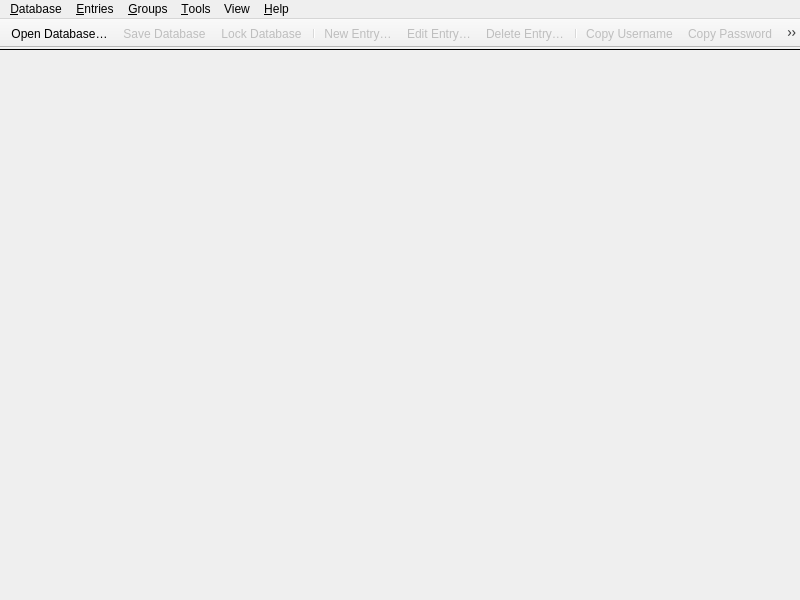
<?xml version="1.0" encoding="UTF-8"?>
<ui version="4.0">
 <class>MainWindow</class>
 <widget class="QMainWindow" name="MainWindow">
  <property name="enabled">
   <bool>true</bool>
  </property>
  <property name="geometry">
   <rect>
    <x>0</x>
    <y>0</y>
    <width>800</width>
    <height>600</height>
   </rect>
  </property>
  <property name="minimumSize">
   <size>
    <width>800</width>
    <height>500</height>
   </size>
  </property>
  <property name="windowTitle">
   <string notr="true">KeePassXC</string>
  </property>
  <widget class="QWidget" name="centralwidget">
   <property name="enabled">
    <bool>true</bool>
   </property>
   <layout class="QVBoxLayout" name="verticalLayout">
    <property name="spacing">
     <number>0</number>
    </property>
    <property name="leftMargin">
     <number>0</number>
    </property>
    <property name="topMargin">
     <number>0</number>
    </property>
    <property name="rightMargin">
     <number>0</number>
    </property>
    <property name="bottomMargin">
     <number>0</number>
    </property>
    <item>
     <widget class="MessageWidget" name="globalMessageWidget" native="true">
      <property name="sizePolicy">
       <sizepolicy hsizetype="Preferred" vsizetype="Preferred">
        <horstretch>0</horstretch>
        <verstretch>0</verstretch>
       </sizepolicy>
      </property>
     </widget>
    </item>
    <item>
     <widget class="Line" name="toolbarSeparator">
      <property name="frameShadow">
       <enum>QFrame::Plain</enum>
      </property>
      <property name="orientation">
       <enum>Qt::Horizontal</enum>
      </property>
     </widget>
    </item>
    <item>
     <widget class="QStackedWidget" name="stackedWidget">
      <property name="sizePolicy">
       <sizepolicy hsizetype="Preferred" vsizetype="Preferred">
        <horstretch>0</horstretch>
        <verstretch>0</verstretch>
       </sizepolicy>
      </property>
      <property name="currentIndex">
       <number>2</number>
      </property>
      <widget class="QWidget" name="pageDatabase">
       <layout class="QVBoxLayout" name="verticalLayout_2">
        <property name="leftMargin">
         <number>0</number>
        </property>
        <property name="topMargin">
         <number>0</number>
        </property>
        <property name="rightMargin">
         <number>0</number>
        </property>
        <property name="bottomMargin">
         <number>0</number>
        </property>
        <item>
         <widget class="DatabaseTabWidget" name="tabWidget">
          <property name="currentIndex">
           <number>-1</number>
          </property>
          <property name="tabsClosable">
           <bool>true</bool>
          </property>
          <property name="movable">
           <bool>true</bool>
          </property>
         </widget>
        </item>
       </layout>
      </widget>
      <widget class="QWidget" name="pageSettings">
       <layout class="QVBoxLayout" name="verticalLayout_3">
        <property name="leftMargin">
         <number>0</number>
        </property>
        <property name="topMargin">
         <number>0</number>
        </property>
        <property name="rightMargin">
         <number>0</number>
        </property>
        <property name="bottomMargin">
         <number>0</number>
        </property>
        <item>
         <widget class="ApplicationSettingsWidget" name="settingsWidget" native="true"/>
        </item>
       </layout>
      </widget>
      <widget class="QWidget" name="pageWelcome">
       <layout class="QVBoxLayout" name="verticalLayout_5">
        <item>
         <layout class="QHBoxLayout" name="horizontalLayout">
          <item>
           <spacer name="horizontalSpacer">
            <property name="orientation">
             <enum>Qt::Horizontal</enum>
            </property>
            <property name="sizeType">
             <enum>QSizePolicy::MinimumExpanding</enum>
            </property>
            <property name="sizeHint" stdset="0">
             <size>
              <width>50</width>
              <height>20</height>
             </size>
            </property>
           </spacer>
          </item>
          <item>
           <widget class="WelcomeWidget" name="welcomeWidget" native="true"/>
          </item>
          <item>
           <spacer name="horizontalSpacer_2">
            <property name="orientation">
             <enum>Qt::Horizontal</enum>
            </property>
            <property name="sizeType">
             <enum>QSizePolicy::MinimumExpanding</enum>
            </property>
            <property name="sizeHint" stdset="0">
             <size>
              <width>50</width>
              <height>20</height>
             </size>
            </property>
           </spacer>
          </item>
         </layout>
        </item>
       </layout>
      </widget>
      <widget class="QWidget" name="pagePasswordGenerator">
       <layout class="QVBoxLayout" name="verticalLayout_6">
        <property name="leftMargin">
         <number>60</number>
        </property>
        <property name="topMargin">
         <number>30</number>
        </property>
        <property name="rightMargin">
         <number>60</number>
        </property>
        <item>
         <spacer name="verticalSpacer_2">
          <property name="orientation">
           <enum>Qt::Vertical</enum>
          </property>
          <property name="sizeHint" stdset="0">
           <size>
            <width>20</width>
            <height>40</height>
           </size>
          </property>
         </spacer>
        </item>
        <item>
         <widget class="PasswordGeneratorWidget" name="passwordGeneratorWidget" native="true"/>
        </item>
        <item>
         <spacer name="verticalSpacer">
          <property name="orientation">
           <enum>Qt::Vertical</enum>
          </property>
          <property name="sizeHint" stdset="0">
           <size>
            <width>20</width>
            <height>40</height>
           </size>
          </property>
         </spacer>
        </item>
       </layout>
      </widget>
      <widget class="QWidget" name="pageGlobalTotp">
       <layout class="QVBoxLayout" name="verticalLayout_7">
        <property name="leftMargin">
         <number>0</number>
        </property>
        <property name="topMargin">
         <number>0</number>
        </property>
        <property name="rightMargin">
         <number>0</number>
        </property>
        <property name="bottomMargin">
         <number>0</number>
        </property>
        <item>
         <widget class="GlobalTotpDialog" name="globalTotpDialog" native="true"/>
        </item>
       </layout>
      </widget>
     </widget>
    </item>
   </layout>
  </widget>
  <widget class="QMenuBar" name="menubar">
   <property name="geometry">
    <rect>
     <x>0</x>
     <y>0</y>
     <width>800</width>
     <height>22</height>
    </rect>
   </property>
   <property name="contextMenuPolicy">
    <enum>Qt::PreventContextMenu</enum>
   </property>
   <widget class="QMenu" name="menuFile">
    <property name="title">
     <string>&amp;Database</string>
    </property>
    <widget class="QMenu" name="menuRecentDatabases">
     <property name="title">
      <string>&amp;Recent Databases</string>
     </property>
    </widget>
    <widget class="QMenu" name="menuImport">
     <property name="title">
      <string>&amp;Import</string>
     </property>
     <addaction name="actionImportCsv"/>
     <addaction name="actionImportOpVault"/>
     <addaction name="actionImportKeePass1"/>
    </widget>
    <widget class="QMenu" name="menuExport">
     <property name="title">
      <string>&amp;Export</string>
     </property>
     <addaction name="actionExportCsv"/>
     <addaction name="actionExportHtml"/>
     <addaction name="actionExportXML"/>
    </widget>
    <addaction name="actionDatabaseNew"/>
    <addaction name="actionDatabaseOpen"/>
    <addaction name="menuRecentDatabases"/>
    <addaction name="actionDatabaseSave"/>
    <addaction name="actionDatabaseSaveAs"/>
    <addaction name="actionDatabaseSaveBackup"/>
    <addaction name="actionDatabaseClose"/>
    <addaction name="separator"/>
    <addaction name="actionLockDatabase"/>
    <addaction name="actionLockAllDatabases"/>
    <addaction name="separator"/>
    <addaction name="actionReports"/>
    <addaction name="actionDatabaseSettings"/>
    <addaction name="actionDatabaseSecurity"/>
    <addaction name="separator"/>
    <addaction name="actionPasskeys"/>
    <addaction name="actionImportPasskey"/>
    <addaction name="separator"/>
    <addaction name="actionDatabaseMerge"/>
    <addaction name="menuImport"/>
    <addaction name="menuExport"/>
    <addaction name="separator"/>
    <addaction name="actionQuit"/>
   </widget>
   <widget class="QMenu" name="menuHelp">
    <property name="title">
     <string>&amp;Help</string>
    </property>
    <addaction name="separator"/>
    <addaction name="actionGettingStarted"/>
    <addaction name="actionUserGuide"/>
    <addaction name="actionKeyboardShortcuts"/>
    <addaction name="actionOnlineHelp"/>
    <addaction name="separator"/>
    <addaction name="actionCheckForUpdates"/>
    <addaction name="actionDonate"/>
    <addaction name="actionBugReport"/>
    <addaction name="actionAbout"/>
   </widget>
   <widget class="QMenu" name="menuEntries">
    <property name="title">
     <string>&amp;Entries</string>
    </property>
    <property name="separatorsCollapsible">
     <bool>true</bool>
    </property>
    <widget class="QMenu" name="menuEntryCopyAttribute">
     <property name="enabled">
      <bool>false</bool>
     </property>
     <property name="toolTip">
      <string/>
     </property>
     <property name="title">
      <string>Copy Att&amp;ribute</string>
     </property>
     <addaction name="actionEntryCopyTitle"/>
     <addaction name="actionEntryCopyNotes"/>
     <addaction name="separator"/>
    </widget>
    <widget class="QMenu" name="menuEntryTotp">
     <property name="enabled">
      <bool>false</bool>
     </property>
     <property name="title">
      <string>TOTP</string>
     </property>
     <addaction name="actionEntryCopyTotp"/>
     <addaction name="actionEntryCopyPasswordTotp"/>
     <addaction name="actionEntryTotp"/>
     <addaction name="actionEntryTotpQRCode"/>
     <addaction name="actionEntrySetupTotp"/>
    </widget>
    <widget class="QMenu" name="menuTags">
     <property name="title">
      <string>Tags</string>
     </property>
    </widget>
    <addaction name="actionEntryNew"/>
    <addaction name="actionEntryEdit"/>
    <addaction name="actionEntryClone"/>
    <addaction name="actionEntryDelete"/>
    <addaction name="separator"/>
    <addaction name="actionEntryMoveUp"/>
    <addaction name="actionEntryMoveDown"/>
    <addaction name="separator"/>
    <addaction name="actionEntryCopyUsername"/>
    <addaction name="actionEntryCopyPassword"/>
    <addaction name="actionEntryCopyURL"/>
    <addaction name="menuEntryCopyAttribute"/>
    <addaction name="menuEntryTotp"/>
    <addaction name="menuTags"/>
    <addaction name="separator"/>
    <addaction name="actionEntryAutoType"/>
    <addaction name="separator"/>
    <addaction name="actionEntryImportPasskey"/>
    <addaction name="separator"/>
    <addaction name="actionEntryOpenUrl"/>
    <addaction name="actionEntryDownloadIcon"/>
    <addaction name="separator"/>
    <addaction name="actionEntryAddToAgent"/>
    <addaction name="actionEntryRemoveFromAgent"/>
    <addaction name="separator"/>
    <addaction name="actionEntryRestore"/>
   </widget>
   <widget class="QMenu" name="menuGroups">
    <property name="title">
     <string>&amp;Groups</string>
    </property>
    <addaction name="actionGroupNew"/>
    <addaction name="actionGroupEdit"/>
    <addaction name="actionGroupClone"/>
    <addaction name="actionGroupDelete"/>
    <addaction name="actionGroupEmptyRecycleBin"/>
    <addaction name="separator"/>
    <addaction name="actionGroupDownloadFavicons"/>
    <addaction name="separator"/>
    <addaction name="actionGroupSortAsc"/>
    <addaction name="actionGroupSortDesc"/>
   </widget>
   <widget class="QMenu" name="menuTools">
    <property name="title">
     <string>&amp;Tools</string>
    </property>
    <addaction name="actionGlobalTotp"/>
    <addaction name="actionPasswordGenerator"/>
    <addaction name="actionSettings"/>
   </widget>
   <widget class="QMenu" name="menuView">
    <property name="title">
     <string>View</string>
    </property>
    <widget class="QMenu" name="menuTheme">
     <property name="title">
      <string>Theme</string>
     </property>
     <addaction name="actionThemeAuto"/>
     <addaction name="actionThemeLight"/>
     <addaction name="actionThemeDark"/>
     <addaction name="actionThemeClassic"/>
    </widget>
    <addaction name="menuTheme"/>
    <addaction name="actionCompactMode"/>
    <addaction name="actionAlwaysOnTop"/>
    <addaction name="actionAllowScreenCapture"/>
    <addaction name="actionShowPreviewPanel"/>
    <addaction name="actionShowToolbar"/>
    <addaction name="actionHideUsernames"/>
    <addaction name="actionHidePasswords"/>
   </widget>
   <addaction name="menuFile"/>
   <addaction name="menuEntries"/>
   <addaction name="menuGroups"/>
   <addaction name="menuTools"/>
   <addaction name="menuView"/>
   <addaction name="menuHelp"/>
  </widget>
  <widget class="KPToolBar" name="toolBar">
   <property name="contextMenuPolicy">
    <enum>Qt::PreventContextMenu</enum>
   </property>
   <property name="movable">
    <bool>false</bool>
   </property>
   <property name="iconSize">
    <size>
     <width>26</width>
     <height>26</height>
    </size>
   </property>
   <attribute name="toolBarArea">
    <enum>TopToolBarArea</enum>
   </attribute>
   <attribute name="toolBarBreak">
    <bool>false</bool>
   </attribute>
   <addaction name="actionDatabaseOpen"/>
   <addaction name="actionDatabaseSave"/>
   <addaction name="actionLockDatabaseToolbar"/>
   <addaction name="separator"/>
   <addaction name="actionEntryNew"/>
   <addaction name="actionEntryEdit"/>
   <addaction name="actionEntryDelete"/>
   <addaction name="separator"/>
   <addaction name="actionEntryCopyUsername"/>
   <addaction name="actionEntryCopyPassword"/>
   <addaction name="actionEntryCopyURL"/>
   <addaction name="actionEntryAutoType"/>
   <addaction name="separator"/>
   <addaction name="actionGlobalTotp"/>
   <addaction name="actionPasswordGenerator"/>
   <addaction name="actionSettings"/>
   <addaction name="separator"/>
  </widget>
  <action name="actionQuit">
   <property name="text">
    <string>&amp;Quit</string>
   </property>
   <property name="menuRole">
    <enum>QAction::QuitRole</enum>
   </property>
  </action>
  <action name="actionAbout">
   <property name="text">
    <string>&amp;About</string>
   </property>
   <property name="menuRole">
    <enum>QAction::AboutRole</enum>
   </property>
  </action>
  <action name="actionCheckForUpdates">
   <property name="text">
    <string>&amp;Check for Updates</string>
   </property>
   <property name="menuRole">
    <enum>QAction::ApplicationSpecificRole</enum>
   </property>
  </action>
  <action name="actionDatabaseOpen">
   <property name="text">
    <string>&amp;Open Database…</string>
   </property>
  </action>
  <action name="actionDatabaseSave">
   <property name="enabled">
    <bool>false</bool>
   </property>
   <property name="text">
    <string>&amp;Save Database</string>
   </property>
  </action>
  <action name="actionDatabaseClose">
   <property name="enabled">
    <bool>false</bool>
   </property>
   <property name="text">
    <string>&amp;Close Database</string>
   </property>
  </action>
  <action name="actionDatabaseNew">
   <property name="text">
    <string>&amp;New Database…</string>
   </property>
   <property name="toolTip">
    <string>Create a new database</string>
   </property>
  </action>
  <action name="actionDatabaseMerge">
   <property name="text">
    <string>&amp;Merge From Database…</string>
   </property>
   <property name="toolTip">
    <string>Merge from another KDBX database</string>
   </property>
  </action>
  <action name="actionEntryNew">
   <property name="enabled">
    <bool>false</bool>
   </property>
   <property name="text">
    <string>&amp;New Entry…</string>
   </property>
   <property name="toolTip">
    <string>Add a new entry</string>
   </property>
  </action>
  <action name="actionEntryEdit">
   <property name="enabled">
    <bool>false</bool>
   </property>
   <property name="text">
    <string>&amp;Edit Entry…</string>
   </property>
   <property name="toolTip">
    <string>View or edit entry</string>
   </property>
  </action>
  <action name="actionEntryDelete">
   <property name="enabled">
    <bool>false</bool>
   </property>
   <property name="text">
    <string>&amp;Delete Entry…</string>
   </property>
  </action>
  <action name="actionGroupNew">
   <property name="enabled">
    <bool>false</bool>
   </property>
   <property name="text">
    <string>&amp;New Group…</string>
   </property>
   <property name="toolTip">
    <string>Add a new group</string>
   </property>
  </action>
  <action name="actionGroupEdit">
   <property name="enabled">
    <bool>false</bool>
   </property>
   <property name="text">
    <string>&amp;Edit Group…</string>
   </property>
  </action>
  <action name="actionGroupDelete">
   <property name="enabled">
    <bool>false</bool>
   </property>
   <property name="text">
    <string>&amp;Delete Group…</string>
   </property>
  </action>
  <action name="actionGroupDownloadFavicons">
   <property name="enabled">
    <bool>false</bool>
   </property>
   <property name="text">
    <string>Download All &amp;Favicons…</string>
   </property>
  </action>
  <action name="actionGroupSortAsc">
   <property name="enabled">
    <bool>false</bool>
   </property>
   <property name="text">
    <string>Sort &amp;A-Z</string>
   </property>
  </action>
  <action name="actionGroupSortDesc">
   <property name="enabled">
    <bool>false</bool>
   </property>
   <property name="text">
    <string>Sort &amp;Z-A</string>
   </property>
  </action>
  <action name="actionDatabaseSaveAs">
   <property name="enabled">
    <bool>false</bool>
   </property>
   <property name="text">
    <string>Sa&amp;ve Database As…</string>
   </property>
  </action>
  <action name="actionDatabaseSecurity">
   <property name="enabled">
    <bool>false</bool>
   </property>
   <property name="text">
    <string>Database &amp;Security…</string>
   </property>
  </action>
  <action name="actionReports">
   <property name="enabled">
    <bool>false</bool>
   </property>
   <property name="text">
    <string>Database &amp;Reports…</string>
   </property>
   <property name="toolTip">
    <string>Statistics, health check, etc.</string>
   </property>
   <property name="menuRole">
    <enum>QAction::NoRole</enum>
   </property>
  </action>
  <action name="actionDatabaseSettings">
   <property name="enabled">
    <bool>false</bool>
   </property>
   <property name="text">
    <string>&amp;Database Settings…</string>
   </property>
   <property name="toolTip">
    <string>Database settings</string>
   </property>
   <property name="menuRole">
    <enum>QAction::NoRole</enum>
   </property>
  </action>
  <action name="actionPasskeys">
   <property name="enabled">
    <bool>false</bool>
   </property>
   <property name="text">
    <string>Passkeys…</string>
   </property>
   <property name="toolTip">
    <string>Passkeys</string>
   </property>
   <property name="menuRole">
    <enum>QAction::NoRole</enum>
   </property>
  </action>
  <action name="actionImportPasskey">
   <property name="enabled">
    <bool>false</bool>
   </property>
   <property name="text">
    <string>Import Passkey</string>
   </property>
   <property name="toolTip">
    <string>Import Passkey</string>
   </property>
   <property name="menuRole">
    <enum>QAction::NoRole</enum>
   </property>
  </action>
  <action name="actionEntryClone">
   <property name="enabled">
    <bool>false</bool>
   </property>
   <property name="text">
    <string>&amp;Clone Entry…</string>
   </property>
  </action>
  <action name="actionEntryMoveUp">
   <property name="enabled">
    <bool>false</bool>
   </property>
   <property name="text">
    <string>Move u&amp;p</string>
   </property>
   <property name="toolTip">
    <string>Move entry one step up</string>
   </property>
  </action>
  <action name="actionEntryMoveDown">
   <property name="enabled">
    <bool>false</bool>
   </property>
   <property name="text">
    <string>Move do&amp;wn</string>
   </property>
   <property name="toolTip">
    <string>Move entry one step down</string>
   </property>
  </action>
  <action name="actionEntryCopyUsername">
   <property name="enabled">
    <bool>false</bool>
   </property>
   <property name="text">
    <string>Copy &amp;Username</string>
   </property>
   <property name="toolTip">
    <string>Copy username to clipboard</string>
   </property>
  </action>
  <action name="actionEntryCopyPassword">
   <property name="enabled">
    <bool>false</bool>
   </property>
   <property name="text">
    <string>Copy &amp;Password</string>
   </property>
   <property name="toolTip">
    <string>Copy password to clipboard</string>
   </property>
  </action>
  <action name="actionSettings">
   <property name="checkable">
    <bool>true</bool>
   </property>
   <property name="text">
    <string>&amp;Settings</string>
   </property>
   <property name="menuRole">
    <enum>QAction::PreferencesRole</enum>
   </property>
  </action>
  <action name="actionPasswordGenerator">
   <property name="checkable">
    <bool>true</bool>
   </property>
   <property name="text">
    <string>&amp;Password Generator</string>
   </property>
  </action>
  <action name="actionGlobalTotp">
   <property name="checkable">
    <bool>true</bool>
   </property>
   <property name="text">
    <string>&amp;View all TOTP</string>
   </property>
  </action>
  <action name="actionEntryAutoType">
   <property name="enabled">
    <bool>false</bool>
   </property>
   <property name="text">
    <string>Perform &amp;Auto-Type</string>
   </property>
  </action>
  <action name="actionEntryImportPasskey">
   <property name="enabled">
    <bool>false</bool>
   </property>
   <property name="text">
    <string>Import Passkey</string>
   </property>
  </action>
  <action name="actionEntryAutoTypeUsername">
   <property name="enabled">
    <bool>false</bool>
   </property>
   <property name="text">
    <string notr="true">{USERNAME}</string>
   </property>
   <property name="iconText">
    <string notr="true">{USERNAME}</string>
   </property>
   <property name="toolTip">
    <string notr="true">{USERNAME}</string>
   </property>
  </action>
  <action name="actionEntryAutoTypeUsernameEnter">
   <property name="enabled">
    <bool>false</bool>
   </property>
   <property name="text">
    <string notr="true">{USERNAME}{ENTER}</string>
   </property>
   <property name="iconText">
    <string notr="true">{USERNAME}{ENTER}</string>
   </property>
   <property name="toolTip">
    <string notr="true">{USERNAME}{ENTER}</string>
   </property>
  </action>
  <action name="actionEntryAutoTypePassword">
   <property name="enabled">
    <bool>false</bool>
   </property>
   <property name="text">
    <string notr="true">{PASSWORD}</string>
   </property>
   <property name="iconText">
    <string notr="true">{PASSWORD}</string>
   </property>
   <property name="toolTip">
    <string notr="true">{PASSWORD}</string>
   </property>
  </action>
  <action name="actionEntryAutoTypePasswordEnter">
   <property name="enabled">
    <bool>false</bool>
   </property>
   <property name="text">
    <string notr="true">{PASSWORD}{ENTER}</string>
   </property>
   <property name="iconText">
    <string notr="true">{PASSWORD}{ENTER}</string>
   </property>
   <property name="toolTip">
    <string notr="true">{PASSWORD}{ENTER}</string>
   </property>
  </action>
  <action name="actionEntryAutoTypeTOTP">
   <property name="enabled">
    <bool>false</bool>
   </property>
   <property name="text">
    <string notr="true">{TOTP}</string>
   </property>
   <property name="iconText">
    <string notr="true">{TOTP}</string>
   </property>
   <property name="toolTip">
    <string notr="true">{TOTP}</string>
   </property>
  </action>
  <action name="actionEntryDownloadIcon">
   <property name="text">
    <string>Download &amp;Favicon</string>
   </property>
  </action>
  <action name="actionEntryOpenUrl">
   <property name="enabled">
    <bool>false</bool>
   </property>
   <property name="text">
    <string>Open &amp;URL</string>
   </property>
  </action>
  <action name="actionLockDatabase">
   <property name="enabled">
    <bool>false</bool>
   </property>
   <property name="text">
    <string>&amp;Lock Database</string>
   </property>
  </action>
  <action name="actionLockAllDatabases">
   <property name="enabled">
    <bool>false</bool>
   </property>
   <property name="text">
    <string>Lock &amp;All Databases</string>
   </property>
  </action>
  <action name="actionEntryCopyTitle">
   <property name="enabled">
    <bool>false</bool>
   </property>
   <property name="text">
    <string>&amp;Title</string>
   </property>
   <property name="toolTip">
    <string>Copy title to clipboard</string>
   </property>
  </action>
  <action name="actionEntryCopyURL">
   <property name="enabled">
    <bool>false</bool>
   </property>
   <property name="text">
    <string>Copy &amp;URL</string>
   </property>
   <property name="toolTip">
    <string>Copy URL to clipboard</string>
   </property>
  </action>
  <action name="actionEntryCopyNotes">
   <property name="enabled">
    <bool>false</bool>
   </property>
   <property name="text">
    <string>&amp;Notes</string>
   </property>
   <property name="toolTip">
    <string>Copy notes to clipboard</string>
   </property>
  </action>
  <action name="actionExportCsv">
   <property name="enabled">
    <bool>false</bool>
   </property>
   <property name="text">
    <string>&amp;CSV File…</string>
   </property>
  </action>
  <action name="actionExportHtml">
   <property name="enabled">
    <bool>false</bool>
   </property>
   <property name="text">
    <string>&amp;HTML File…</string>
   </property>
  </action>
  <action name="actionImportKeePass1">
   <property name="text">
    <string>KeePass 1 Database…</string>
   </property>
   <property name="toolTip">
    <string>Import a KeePass 1 database</string>
   </property>
  </action>
  <action name="actionImportOpVault">
   <property name="text">
    <string>1Password Vault…</string>
   </property>
   <property name="toolTip">
    <string>Import a 1Password Vault</string>
   </property>
  </action>
  <action name="actionImportCsv">
   <property name="text">
    <string>CSV File…</string>
   </property>
   <property name="toolTip">
    <string>Import a CSV file</string>
   </property>
  </action>
  <action name="actionEntryTotp">
   <property name="text">
    <string>Show TOTP</string>
   </property>
  </action>
  <action name="actionEntryTotpQRCode">
   <property name="text">
    <string>Show QR Code</string>
   </property>
  </action>
  <action name="actionEntrySetupTotp">
   <property name="text">
    <string>Set up TOTP…</string>
   </property>
  </action>
  <action name="actionEntryCopyTotp">
   <property name="text">
    <string>Copy &amp;TOTP</string>
   </property>
  </action>
  <action name="actionEntryCopyPasswordTotp">
   <property name="text">
    <string>Copy Password and TOTP</string>
   </property>
  </action>
  <action name="actionGroupEmptyRecycleBin">
   <property name="text">
    <string>E&amp;mpty recycle bin</string>
   </property>
   <property name="visible">
    <bool>false</bool>
   </property>
  </action>
  <action name="actionDonate">
   <property name="text">
    <string>&amp;Donate</string>
   </property>
  </action>
  <action name="actionBugReport">
   <property name="text">
    <string>Report a &amp;Bug</string>
   </property>
  </action>
  <action name="actionGettingStarted">
   <property name="text">
    <string>&amp;Getting Started</string>
   </property>
   <property name="toolTip">
    <string>Open Getting Started Guide</string>
   </property>
  </action>
  <action name="actionOnlineHelp">
   <property name="text">
    <string>&amp;Online Help</string>
   </property>
   <property name="toolTip">
    <string>Go to online documentation</string>
   </property>
  </action>
  <action name="actionUserGuide">
   <property name="text">
    <string>&amp;User Guide</string>
   </property>
   <property name="toolTip">
    <string>Open User Guide</string>
   </property>
  </action>
  <action name="actionKeyboardShortcuts">
   <property name="text">
    <string>&amp;Keyboard Shortcuts</string>
   </property>
   <property name="shortcut">
    <string notr="true">Ctrl+/</string>
   </property>
  </action>
  <action name="actionDatabaseSaveBackup">
   <property name="enabled">
    <bool>false</bool>
   </property>
   <property name="text">
    <string>Save Database Backup…</string>
   </property>
  </action>
  <action name="actionEntryAddToAgent">
   <property name="text">
    <string>Add key to SSH Agent</string>
   </property>
  </action>
  <action name="actionEntryRemoveFromAgent">
   <property name="text">
    <string>Remove key from SSH Agent</string>
   </property>
  </action>
  <action name="actionCompactMode">
   <property name="checkable">
    <bool>true</bool>
   </property>
   <property name="text">
    <string>Compact Mode</string>
   </property>
  </action>
  <action name="actionThemeAuto">
   <property name="checkable">
    <bool>true</bool>
   </property>
   <property name="checked">
    <bool>true</bool>
   </property>
   <property name="text">
    <string>Automatic</string>
   </property>
  </action>
  <action name="actionThemeLight">
   <property name="checkable">
    <bool>true</bool>
   </property>
   <property name="text">
    <string>Light</string>
   </property>
  </action>
  <action name="actionThemeDark">
   <property name="checkable">
    <bool>true</bool>
   </property>
   <property name="text">
    <string>Dark</string>
   </property>
  </action>
  <action name="actionThemeClassic">
   <property name="checkable">
    <bool>true</bool>
   </property>
   <property name="text">
    <string>Classic (Platform-native)</string>
   </property>
  </action>
  <action name="actionShowToolbar">
   <property name="checkable">
    <bool>true</bool>
   </property>
   <property name="checked">
    <bool>true</bool>
   </property>
   <property name="text">
    <string>Show Toolbar</string>
   </property>
  </action>
  <action name="actionShowPreviewPanel">
   <property name="checkable">
    <bool>true</bool>
   </property>
   <property name="checked">
    <bool>true</bool>
   </property>
   <property name="text">
    <string>Show Preview Panel</string>
   </property>
  </action>
  <action name="actionAlwaysOnTop">
   <property name="checkable">
    <bool>true</bool>
   </property>
   <property name="text">
    <string>Always on Top</string>
   </property>
   <property name="shortcut">
    <string notr="true">Ctrl+Shift+A</string>
   </property>
  </action>
  <action name="actionHideUsernames">
   <property name="checkable">
    <bool>true</bool>
   </property>
   <property name="text">
    <string>Hide Usernames</string>
   </property>
   <property name="shortcut">
    <string notr="true">Ctrl+Shift+B</string>
   </property>
  </action>
  <action name="actionHidePasswords">
   <property name="checkable">
    <bool>true</bool>
   </property>
   <property name="checked">
    <bool>true</bool>
   </property>
   <property name="text">
    <string>Hide Passwords</string>
   </property>
   <property name="shortcut">
    <string notr="true">Ctrl+Shift+C</string>
   </property>
  </action>
  <action name="actionEntryAutoTypeSequence">
   <property name="text">
    <string notr="true">{USERNAME}{TAB}{PASSWORD}{ENTER}</string>
   </property>
   <property name="iconText">
    <string notr="true">{USERNAME}{TAB}{PASSWORD}{ENTER}</string>
   </property>
   <property name="toolTip">
    <string notr="true">{USERNAME}{TAB}{PASSWORD}{ENTER}</string>
   </property>
  </action>
  <action name="actionGroupClone">
   <property name="enabled">
    <bool>false</bool>
   </property>
   <property name="text">
    <string>Clone Group...</string>
   </property>
  </action>
  <action name="actionEntryRestore">
   <property name="text">
    <string notr="true" extracomment="Translatable string with plural form set in CPP file">Restore Entry(s)</string>
   </property>
   <property name="toolTip">
    <string notr="true" extracomment="Translatable string with plural form set in CPP file">Restore Entry(s)</string>
   </property>
   <property name="shortcut">
    <string notr="true">Ctrl+R</string>
   </property>
  </action>
  <action name="actionLockDatabaseToolbar">
   <property name="enabled">
    <bool>false</bool>
   </property>
   <property name="text">
    <string>&amp;Lock Database</string>
   </property>
  </action>
  <action name="actionExportXML">
   <property name="enabled">
    <bool>false</bool>
   </property>
   <property name="text">
    <string>&amp;XML File…</string>
   </property>
   <property name="toolTip">
    <string>XML File…</string>
   </property>
  </action>
  <action name="actionAllowScreenCapture">
   <property name="checkable">
    <bool>true</bool>
   </property>
   <property name="text">
    <string>Allow Screen Capture</string>
   </property>
  </action>
 </widget>
 <customwidgets>
  <customwidget>
   <class>MessageWidget</class>
   <extends>QWidget</extends>
   <header>gui/MessageWidget.h</header>
   <container>1</container>
  </customwidget>
  <customwidget>
   <class>PasswordGeneratorWidget</class>
   <extends>QWidget</extends>
   <header>gui/PasswordGeneratorWidget.h</header>
   <container>1</container>
  </customwidget>
  <customwidget>
   <class>DatabaseTabWidget</class>
   <extends>QTabWidget</extends>
   <header>gui/DatabaseTabWidget.h</header>
   <container>1</container>
  </customwidget>
  <customwidget>
   <class>ApplicationSettingsWidget</class>
   <extends>QWidget</extends>
   <header>gui/ApplicationSettingsWidget.h</header>
   <container>1</container>
  </customwidget>
  <customwidget>
   <class>WelcomeWidget</class>
   <extends>QWidget</extends>
   <header>gui/WelcomeWidget.h</header>
   <container>1</container>
  </customwidget>
  <customwidget>
   <class>KPToolBar</class>
   <extends>QToolBar</extends>
   <header>gui/widgets/KPToolBar.h</header>
  </customwidget>
  <customwidget>
   <class>GlobalTotpDialog</class>
   <extends>QWidget</extends>
   <header>gui/GlobalTotpDialog.h</header>
   <container>1</container>
  </customwidget>
 </customwidgets>
 <resources/>
 <connections/>
</ui>
